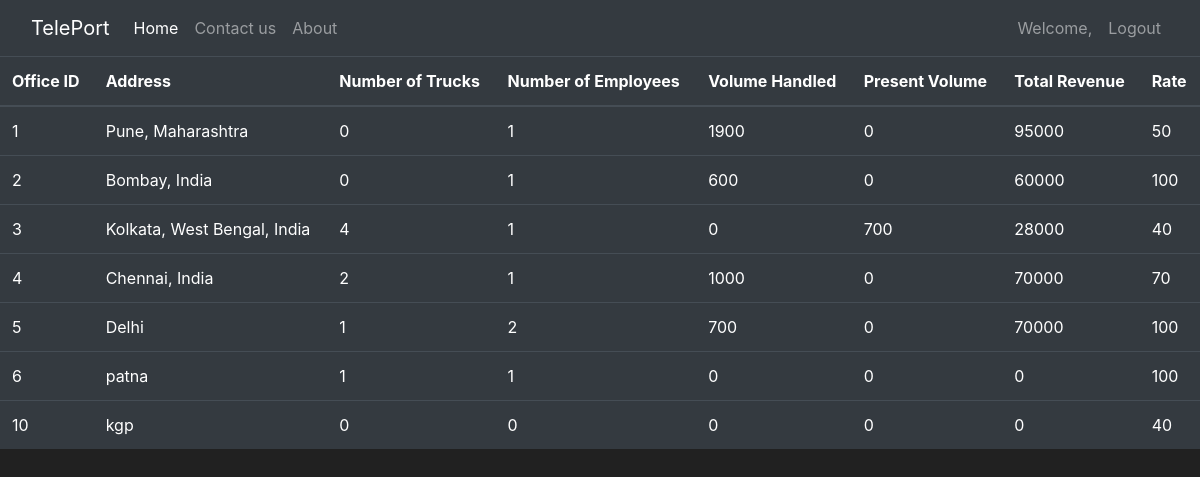
Page /view_branch_details on the committed database.
### TelePort/models.py (models this page shows, shortened)
class Office(db.Model):
    officeID = db.Column(db.Integer, primary_key=True)
    address = db.Column(db.String(1200), unique=False, nullable=False)
    phoneNumber = db.Column(db.String(120), unique=False)
    numTrucks = db.Column(db.Integer, unique=False,  default = 0)
    numEmployees = db.Column(db.Integer, unique=False,  default = 0)
    volumeHandled = db.Column(db.Integer, unique=False,  default = 0)
    presentVolume = db.Column(db.Integer, unique=False,  default = 0)
    revenue = db.Column(db.Integer, unique=False,  default = 0)
    idleWaitingTime = db.Column(db.Integer, unique=False,  default = 0)
    order_map = {}
    volume_map = {}
    total_orders = db.Column(db.String(1200), unique=False, default = "")
    rate = db.Column(db.Integer, unique=False,  nullable = False)

### TelePort/routes.py (the view)
@app.route('/view_branch_details', methods = ['GET', 'POST'])
def view_branch_details():
    offices = Office.query.all()
    print(len(offices))
    return render_template('view_branch_details.html', offices=offices)

### TelePort/templates/view_branch_details.html (shortened to what this page needs)
{% extends "base.html" %}
{% block content %}
<table class="table table-hover table-dark">
    <thead class = "thead-dark">
        <tr>
            <th scope="col">Office ID</th>
            <th scope="col">Address</th>
            <th scope="col">Number of Trucks</th>
            <th scope="col">Number of Employees</th>
            <th scope="col">Volume Handled</th>
            <th scope="col">Present Volume</th>
            <th scope="col">Total Revenue</th>
            <th scope="col">Rate</th>
        </tr>
    </thead>
    <tbody>
        {% for office in offices %}
            <tr>
                <td>{{office.officeID}}</td>
                <td>{{office.address}}</td>
                <td>{{office.numTrucks}}</td>
                <td>{{office.numEmployees}}</td>
                <td>{{office.volumeHandled}}</td>
                <td>{{office.presentVolume}}</td>
                <td>{{office.revenue}}</td>
                <td>{{office.rate}}</td>
            </tr>
        {%  endfor %}
    </tbody>
</table>
{% endblock %}

### TelePort/templates/base.html (shortened to what this page needs)
<!doctype html>
<html lang="en">
   <head>
      <link rel="stylesheet" href="https://cdn.jsdelivr.net/npm/bootstrap@4.5.3/dist/css/bootstrap.min.css">
   </head>
   <body>
    <nav class="navbar navbar-expand-md navbar-dark bg-dark">
        <div class="container-fluid">
          <a class="navbar-brand" href="/">TelePort</a>
          <div class="collapse navbar-collapse" id="navbarNav">
            <ul class="navbar-nav mr-auto">
              <li class="nav-item active">
                <a class="nav-link active" aria-current="page" href="/">Home</a>
              </li>
              <li class="nav-item">
                <a class="nav-link" href="{{ url_for('contact') }}">Contact us</a>
              </li>
              <li class="nav-item">
                <a class="nav-link" href="{{ url_for('about') }}">About</a>
            </ul>
            {% if session['name'] != "" %}
            <ul class = "navbar-nav">
              <li class = "nav-item">
                <a class = "nav-link">Welcome, {{ session['name'] }}</a>
              </li>
              <li class = "nav-item">
                <a class = "nav-link" href="{{ url_for('logout_page') }}">Logout</a>
              </li>
            {% endif %}
            </ul>
          </div>
        </div>
      </nav>
      {% block content %}
      {% endblock %}
   </body>
</html>

### TelePort/templates/base.html (style rules this page uses)
body { background-attachment: fixed; background-color: #212121; color: white; }

### rows in the picture
Office: officeID "1", address "Pune, Maharashtra", numTrucks "0", numEmployees "1", volumeHandled "1900", presentVolume "0", revenue "95000", rate "50"
Office: officeID "2", address "Bombay, India", numTrucks "0", numEmployees "1", volumeHandled "600", presentVolume "0", revenue "60000", rate "100"
Office: officeID "3", address "Kolkata, West Bengal, India", numTrucks "4", numEmployees "1", volumeHandled "0", presentVolume "700", revenue "28000", rate "40"
Office: officeID "4", address "Chennai, India", numTrucks "2", numEmployees "1", volumeHandled "1000", presentVolume "0", revenue "70000", rate "70"
Office: officeID "5", address "Delhi", numTrucks "1", numEmployees "2", volumeHandled "700", presentVolume "0", revenue "70000", rate "100"
Office: officeID "6", address "patna", numTrucks "1", numEmployees "1", volumeHandled "0", presentVolume "0", revenue "0", rate "100"
Office: officeID "10", address "kgp", numTrucks "0", numEmployees "0", volumeHandled "0", presentVolume "0", revenue "0", rate "40"
